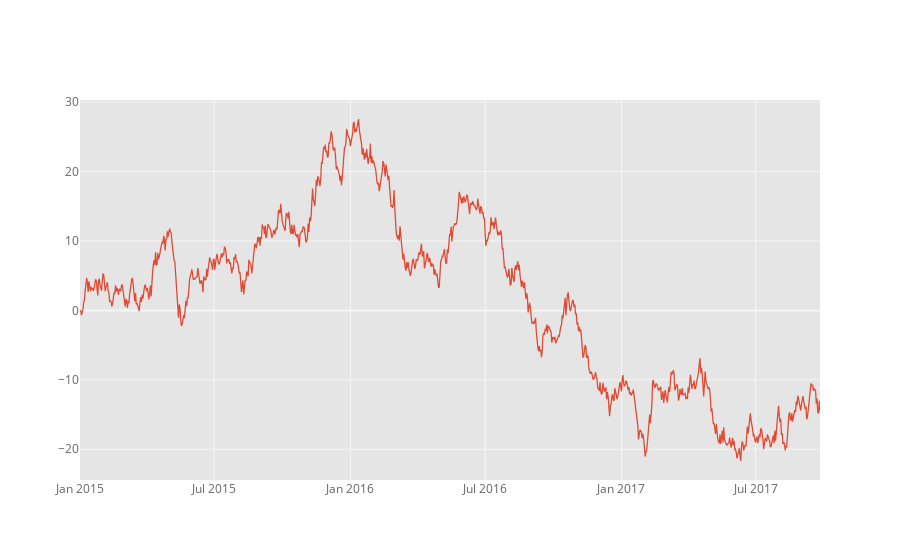

Source (notebook cell):
### Markdown cell above
The `iplot` method on Series and DataFrame is wrapper of Plotly's `plot` method

### Code cell
# Cufflinks can generate random data for different shapes
# Let's generate a single line with 1000 points
cf.datagen.lines(1,1000).iplot()

### Figure 1 — Plotly figure (JSON) as saved in the notebook; plotly's stock layout.template omitted (floating-point values rounded to 4 significant figures; data arrays with more than 128 entries replaced by an {"elided": "..."} marker saying what was removed)
{"data": [{"line": {"color": "rgba(226, 74, 51, 1.0)", "dash": "solid", "shape": "linear", "width": 1.3}, "mode": "lines", "name": "PWI.VX", "text": "", "type": "scatter", "x": {"elided": "1000 str values"}, "y": {"elided": "1000 float values"}}], "layout": {"legend": {"bgcolor": "#FFFFFF", "font": {"color": "#666666"}}, "paper_bgcolor": "#FFFFFF", "plot_bgcolor": "#E5E5E5", "title": {"font": {"color": "#151516"}}, "xaxis": {"gridcolor": "#F6F6F6", "showgrid": true, "tickfont": {"color": "#666666"}, "title": {"font": {"color": "#666666"}, "text": ""}, "zerolinecolor": "#F6F6F6"}, "yaxis": {"gridcolor": "#F6F6F6", "showgrid": true, "tickfont": {"color": "#666666"}, "title": {"font": {"color": "#666666"}, "text": ""}, "zerolinecolor": "#F6F6F6"}}}
